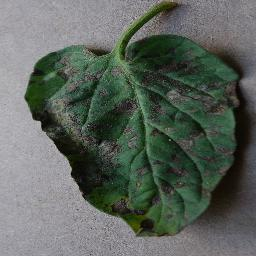
#> input picture Tomato/Bad_Dataset/Early Blight/141bbdef-ba38-49ed-9d6f-fe8d9de38e6f___RS_Erly.B 9579_180deg.JPG, 256 x 256 px
$ python -i xulyanhxau.py   (imports and definitions only)
#> lines starting #> are read from the running program, lines starting #| are printed output that depends on the picture
import numpy as np
from PIL import Image, ImageEnhance, ImageFilter
import os
from scipy.ndimage import gaussian_filter
import cv2

# [18 lines left out: function denoise_image, not called in this run]

def enhance_image(image_path):
    """
    Tăng cường chất lượng ảnh: giảm nhiễu, tăng độ sắc nét, điều chỉnh độ sáng.
    Args:
        image_path (str): đường dẫn đến ảnh xấu.
    Returns:
        Image: ảnh sau khi xử lý.
    """
    img = Image.open(image_path)
#> img is the input picture: PIL image 256x256 RGB; mean R, G, B 92.4, 100.3, 92.9

    # 1. Giảm nhiễu với Non-local Means Denoising
    img_array = np.array(img)
    if len(img_array.shape) == 3:  # RGB
        denoised = cv2.fastNlMeansDenoisingColored(img_array, None, 10, 10, 7, 21)
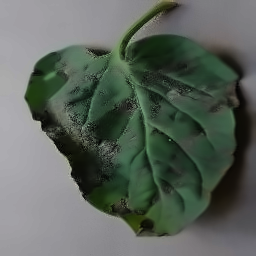
#> denoised: shape (256, 256, 3); mean R, G, B 91.6, 99.9, 92.1
    else:  # Grayscale
        denoised = cv2.fastNlMeansDenoising(img_array, None, 10, 7, 21)

    img = Image.fromarray(denoised)

    # 2. Tăng độ sắc nét
    sharpness_enhancer = ImageEnhance.Sharpness(img)
    img = sharpness_enhancer.enhance(1.5)

    # 3. Điều chỉnh độ sáng nếu ảnh quá tối
    brightness_enhancer = ImageEnhance.Brightness(img)
    img = brightness_enhancer.enhance(1.2)
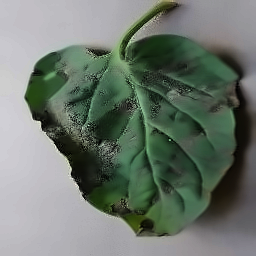
#> img: PIL image 256x256 RGB; mean R, G, B 109.3, 119.4, 109.9

    # 4. Tăng độ tương phản
    contrast_enhancer = ImageEnhance.Contrast(img)
    img = contrast_enhancer.enhance(1.1)

    return img

# [86 lines left out: functions process_bad_images_dataset, delete_bad_images_from_dataset, not called in this run]

# ==========================================
# MAIN - Chạy script
# ==========================================
# [41 lines not run here, left out]

>>> result = enhance_image('Tomato/Bad_Dataset/Early Blight/141bbdef-ba38-49ed-9d6f-fe8d9de38e6f___RS_Erly.B 9579_180deg.JPG')

$ run again, on Tomato/Bad_Dataset/Late Blight/1b2756ef-4fa0-410a-8fe5-a8b699d3553e___GHLB2 Leaf 156.2_flipLR.JPG
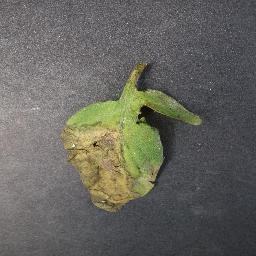
#> input picture Tomato/Bad_Dataset/Late Blight/1b2756ef-4fa0-410a-8fe5-a8b699d3553e___GHLB2 Leaf 156.2_flipLR.JPG, 256 x 256 px
#> in enhance_image, img is the input picture: PIL image 256x256 RGB; mean R, G, B 102.3, 101.5, 94.5
#> in enhance_image, `denoised = cv2.fastNlMeansDenoisingColored(img_array, None, 10, 10, 7,..`:
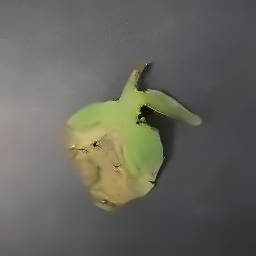
#> denoised: shape (256, 256, 3); mean R, G, B 101.5, 100.8, 94
#> in enhance_image, `img = brightness_enhancer.enhance(1.2)`:
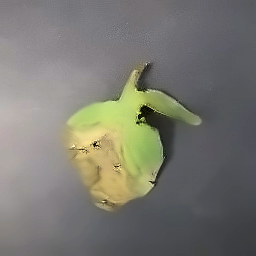
#> img: PIL image 256x256 RGB; mean R, G, B 121.2, 120.4, 112.2
